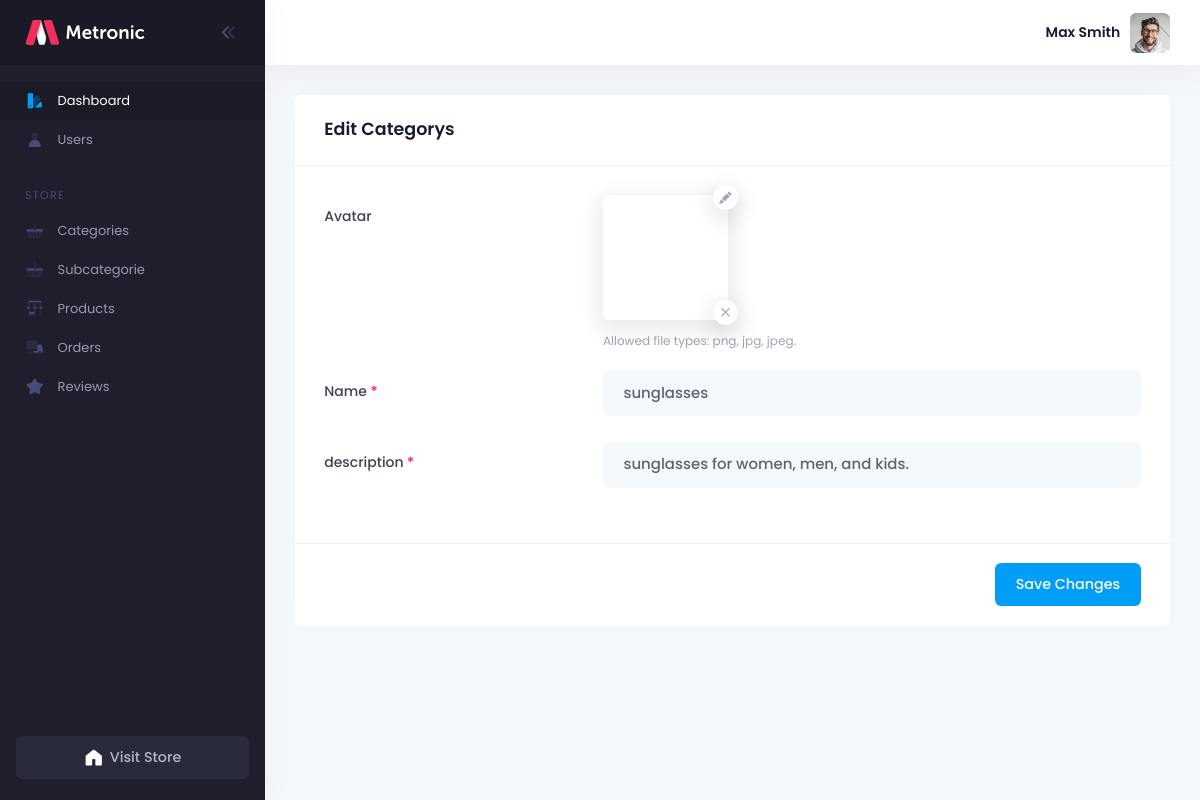
/admin/edit/categorie.php?category_id=4, run on the app's committed database.
### tables this page shows
CREATE TABLE `category` (
  `category_id` int(5) NOT NULL,
  `category_name` varchar(50) NOT NULL,
  `category_description` varchar(500) NOT NULL,
  `category_image` varchar(255) NOT NULL
);

### admin/edit/categorie.php (the view, shortened to what this page needs)
<!DOCTYPE html>
<html lang=en>
<?php
include_once 'layouts/head.php';
include_once '../../includes/db.php';
if (isset($_GET['category_id'])) {
    $stmt = $connection->prepare(
        "SELECT * FROM category WHERE category_id={$_GET['category_id']}"
    );
    $stmt->execute();
    $edit_category = $stmt->fetch(PDO::FETCH_ASSOC);
}
?>
<body id=kt_body class="header-fixed header-tablet-and-mobile-fixed aside-enabled aside-fixed" style=--kt-toolbar-height:55px;--kt-toolbar-height-tablet-and-mobile:55px>
	<div class="d-flex flex-column flex-root">
		<div class="page d-flex flex-row flex-column-fluid">
			<?php include_once 'layouts/aside.php'; ?>
			<div class="wrapper d-flex flex-column flex-row-fluid" id=kt_wrapper>
				<?php include_once 'layouts/header.php'; ?>
				<div class="content d-flex flex-column flex-column-fluid" id=kt_content>
					<div class="post d-flex flex-column-fluid" id=kt_post>
						<div id=kt_content_container class=container-xxl>
						<div class="card mb-5 mb-xl-10">
									<div class="card-header border-0 cursor-pointer" role="button" data-bs-toggle="collapse" data-bs-target="#kt_account_profile_details" aria-expanded="true" aria-controls="kt_account_profile_details">
										<div class="card-title m-0">
											<h3 class="fw-bolder m-0">Edit Categorys</h3>
										</div>
									</div>
									<div id="kt_account_settings_profile_details" class="collapse show">
									<form id="kt_account_profile_details_form"
									class="form fv-plugins-bootstrap5 fv-plugins-framework"
									novalidate="novalidate" method="POST"
									enctype="multipart/form-data">
											<div class="card-body border-top p-9">
												<div class="row mb-6">
													<label class="col-lg-4 col-form-label fw-bold fs-6">Avatar</label>
													<div class="col-lg-8">
														<div class="image-input image-input-outline" data-kt-image-input="true" style="background-image: url(../assets/media/avatars/blank.png)">
															<div class="image-input-wrapper w-125px h-125px" style="background-image: url(../assets/media/avatars/<?php echo $edit_category['category_image']; ?>)"></div>
															<label class="btn btn-icon btn-circle btn-active-color-primary w-25px h-25px bg-body shadow" data-kt-image-input-action="change" data-bs-toggle="tooltip" title="" data-bs-original-title="Change avatar">
																<i class="bi bi-pencil-fill fs-7"></i>
															</label>
															<span class="btn btn-icon btn-circle btn-active-color-primary w-25px h-25px bg-body shadow" data-kt-image-input-action="remove" data-bs-toggle="tooltip" title="" data-bs-original-title="Remove avatar">
																<i class="bi bi-x fs-2"></i>
															</span>
														</div>
														<div class="form-text">Allowed file types: png, jpg, jpeg.</div>
													</div>
												</div>
												<div class="row mb-6">
													<label class="col-lg-4 col-form-label required fw-bold fs-6">Name</label>
													<div class="col-lg-8 fv-row fv-plugins-icon-container">
														<input type="text" name="category_name"
														class="form-control form-control-lg form-control-solid"
														 placeholder="Company name"
														 value="<?php echo isset($edit_category['category_name']) ? $edit_category['category_name'] : ''; ?>">
													</div>
												</div>
												<div class="row mb-6">
													<label class="col-lg-4 col-form-label required fw-bold fs-6">description</label>
													<div class="col-lg-8 fv-row fv-plugins-icon-container">
														<input type="text" name="category_desc" class="form-control form-control-lg form-control-solid"
														 placeholder="Company name" value="<?php echo isset(
                   $edit_category['category_description']
               )
                   ? $edit_category['category_description']
                   : ''; ?>">
													</div>
												</div>
											</div>
											<div class="card-footer d-flex justify-content-end py-6 px-9">
												<button  type="submit"
												 class="btn btn-primary"
												  id="kt_account_profile_details_submit"
												  name="submit">Save Changes</button>
											</div>
										<input type="hidden"><div></div></form>
									</div>
								</div>
						</div>
					</div>
				</div>
			</div>
		</div>
	</div>
</html>

### data on the page
category: category_name "sunglasses", category_desc "sunglasses for women, men, and kids."
